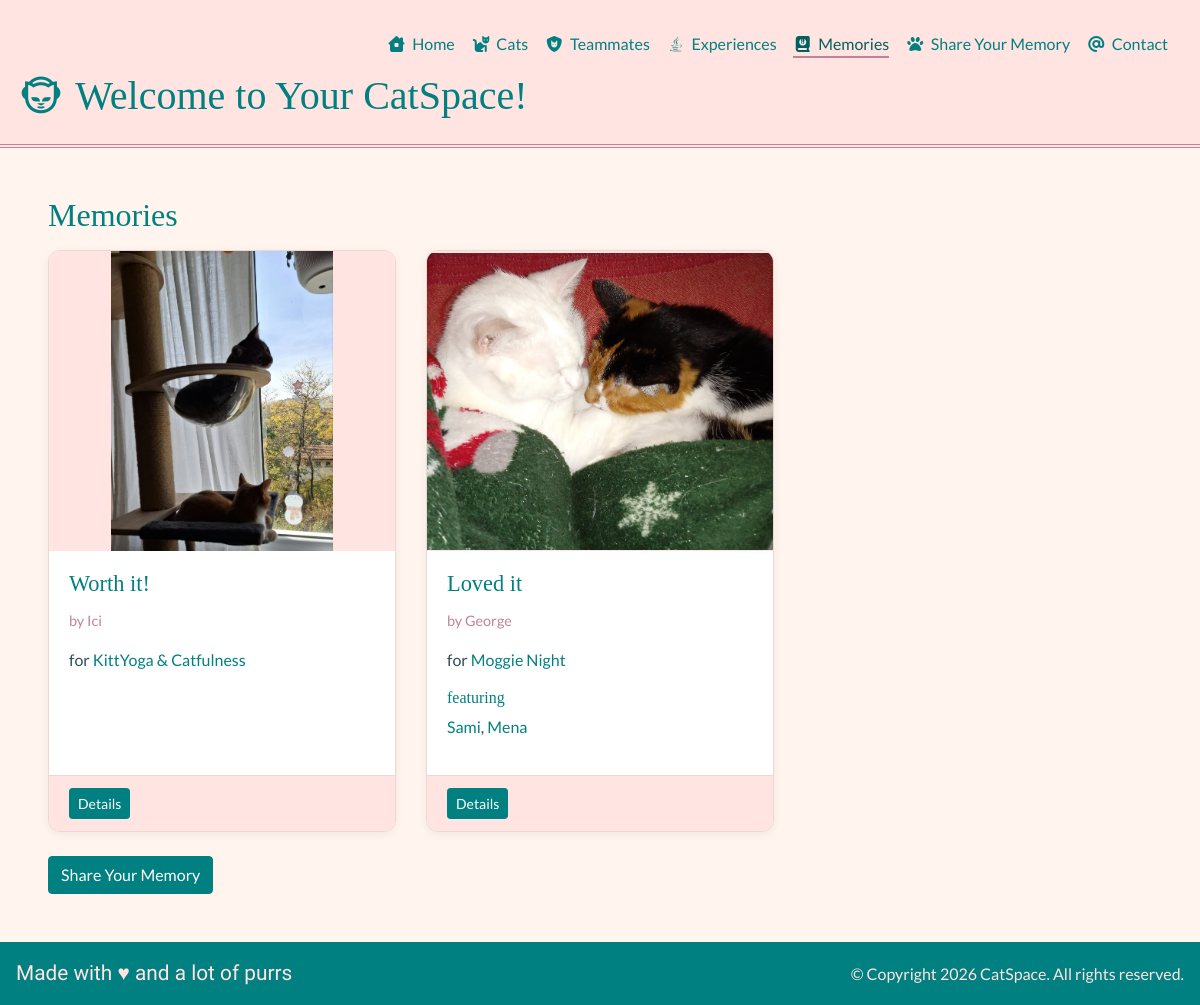
/memories/, run on an earlier commit of the app's database.
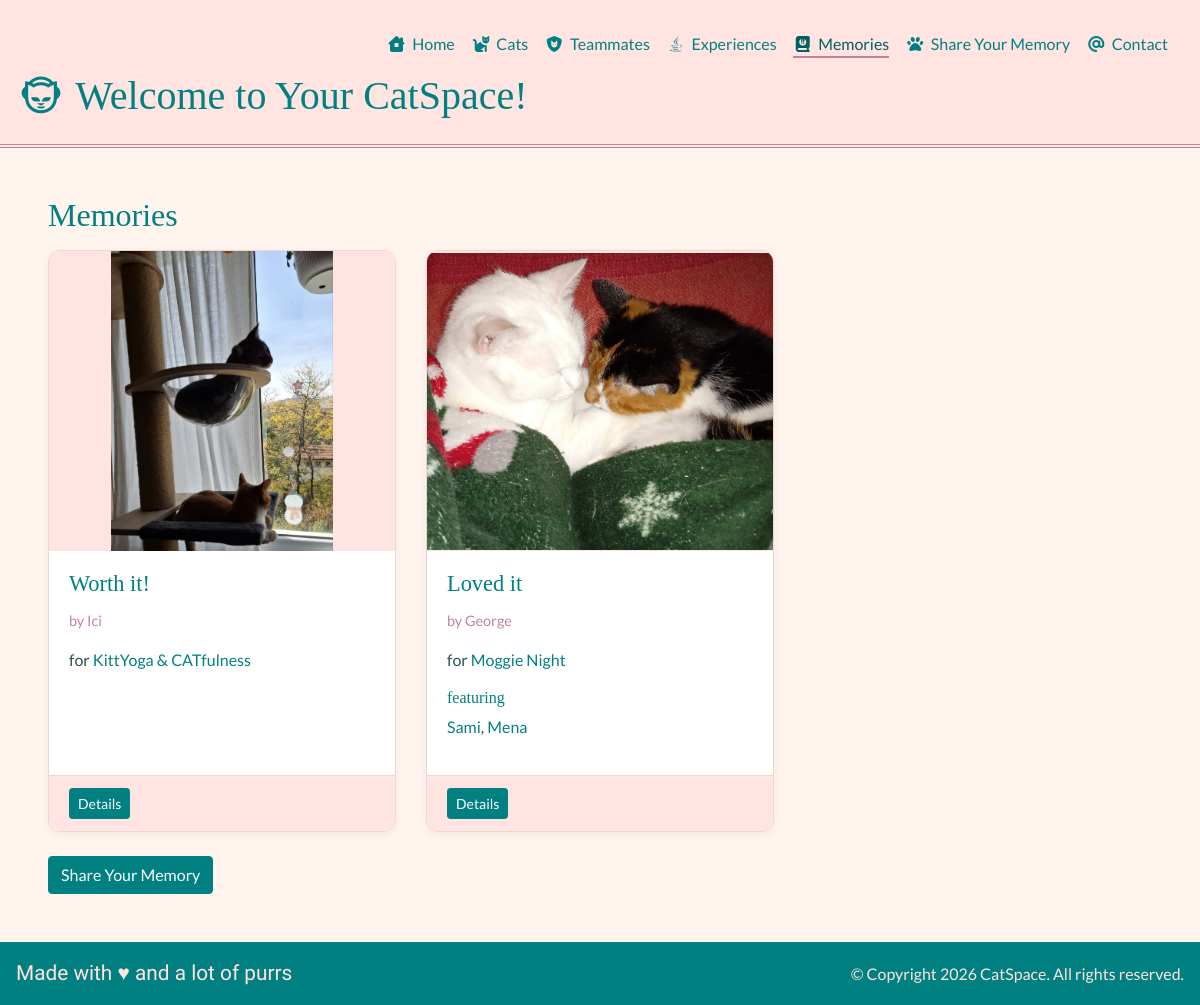
And on a later commit of the database.
### memories/models.py (models this page shows, shortened)
class Memory(TimeStampMixin):
    title = models.CharField(max_length=30)
    author = models.CharField(max_length=30)
    description = models.TextField(blank=True)
    image = models.ImageField(upload_to="memories/", null=True, blank=True)
    rating = models.PositiveSmallIntegerField(validators=[MinValueValidator(1), MaxValueValidator(10)],
                                              null=True, blank=True)
    experience = models.ForeignKey("experiences.Experience", on_delete=models.SET_NULL, related_name="memories",
                                   null=True, blank=True)
    cats = models.ManyToManyField("cats.Cat", related_name="memories", blank=True)
    class Meta:
        ordering = ["-updated_at"]

### experiences/models.py (models this page shows, shortened)
class Experience(TimeStampMixin):
    name = models.CharField(max_length=30, unique=True)
    description = models.TextField(blank=True)
    cover_image_url = models.URLField(null=True, blank=True)
    price = models.DecimalField(max_digits=5, decimal_places=2, validators=[MinValueValidator(0)])
    teammate = models.ForeignKey("teammates.Teammate", on_delete=models.SET_NULL, null=True, blank=True,
                                 related_name="experiences")
    is_available = models.BooleanField(default=True, blank=True)
    slug = models.SlugField(blank=True, unique=True)
    class Meta:
        ordering = ["-updated_at"]
    def __str__(self) -> str:
        return self.name

### memories/views.py (the view)
# urls.py: path("", views.MemoryList.as_view(), name="list"),
class MemoryList(ListView):
    queryset = Memory.objects.select_related("experience").prefetch_related("cats")
    paginate_by = 3

### cats/models.py (called while the page is built)
    def __str__(self) -> str:
        return self.name

### templates/memories/memory_list.html (shortened to what this page needs)
{% extends "base.html" %}
{% load static %}
{% block content %}
    <h2>Memories</h2>
    <section class="row card-list">
        {% for memory in memory_list %}
            <article class="col-md-6 col-lg-4 mb-4">
                <div class="card h-100">
                    {% if memory.image %}
                        <a href="{{ memory.image.url }}" target="_blank">
                            <img src="{{ memory.image.url }}" alt="Memory Image" class="card-img-top">
                        </a>
                    {% else %}
                        <div class="card-img-placeholder"><i class="fa-solid fa-paw"></i></div>
                    {% endif %}
                    <div class="card-body">
                        <h3 class="card-title">{{ memory.title }}</h3>
                        <p class="card-meta">by {{ memory.author }}</p>
                        {% if memory.experience %}
                            <p>for <a href="{% url 'experiences:detail' memory.experience.slug %}">{{ memory.experience }}</a></p>
                        {% endif %}
                        {% if memory.cats.all %}
                            <h4 class="card-subheading">featuring</h4>
                            <p>
                                {% for cat in memory.cats.all %}
                                    <a href="{% url 'cats:detail' cat.pk %}">{{ cat }}</a>{% if not forloop.last %}, {% endif %}
                                {% endfor %}
                            </p>
                        {% endif %}
                    </div>
                    <div class="card-footer">
                        <a class="btn btn-primary btn-sm" href="{% url 'memories:detail' memory.pk %}">Details</a>
                    </div>
                </div>
            </article>
        {% empty %}
            <div class="my-3">
                <img src="{% static 'images/hestia_hephaestus.jpg' %}" alt="Hestia Hephaestus Cats" width="600px"
                     height="auto">
            </div>
        {% endfor %}
    </section>
    <div><a class="btn btn-primary" href="{% url 'memories:create' %}">Share Your Memory</a></div>
{% endblock %}

What changed in the data, as far as the page shows it:
changed through a linked row, Memory "Worth it!": experience "KittYoga & Catfulness" → "KittYoga & CATfulness"
